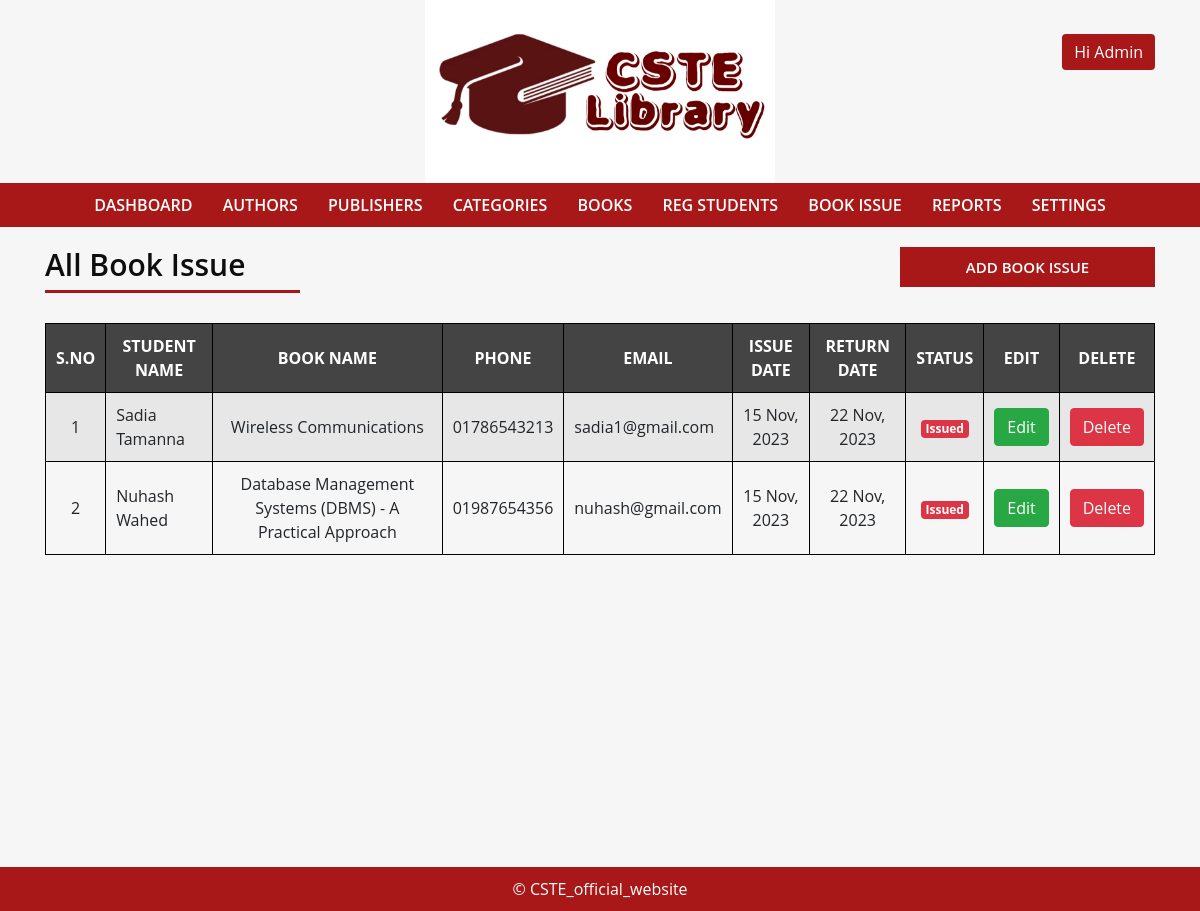
Screenshot of /book-issue.php (signed in) with the database file from the repository.
### tables this page shows
CREATE TABLE `book_issue` (
  `issue_id` int(11) NOT NULL,
  `issue_status` varchar(30) NOT NULL,
  `issue_name` varchar(40) NOT NULL,
  `issue_book` varchar(50) NOT NULL,
  `issue_date` varchar(15) NOT NULL,
  `return_day` int(11) NOT NULL DEFAULT 7,
  `return_date` varchar(15) NOT NULL
);

CREATE TABLE `student` (
  `student_id` int(11) NOT NULL,
  `student_name` varchar(30) NOT NULL,
  `student_gender` varchar(7) NOT NULL,
  `student_age` int(11) NOT NULL,
  `student_class` varchar(20) NOT NULL,
  `student_address` int(11) NOT NULL,
  `student_phone` varchar(11) NOT NULL,
  `student_email` varchar(50) NOT NULL
);

CREATE TABLE `book` (
  `book_id` int(11) NOT NULL,
  `book_status` varchar(20) NOT NULL,
  `book_name` varchar(60) NOT NULL,
  `book_category` varchar(30) NOT NULL,
  `book_author` varchar(100) NOT NULL,
  `book_publisher` varchar(40) NOT NULL
);

### config.php (called while the page is built, shortened)
<?php
$limit = 5;
?>

### book-issue.php (the view, shortened to what this page needs)
<?php include "header.php" ?>
<div id="admin-content">
    <div class="container">
      <div class="row">
          <div class="col-md-3">
              <h2 class="admin-heading">All Book Issue</h2>
          </div>
          <div class="offset-md-6 col-md-3">
              <a class="add-new" href="add-book-issue.php">Add Book Issue</a>
          </div>
      </div>
      <div class="row">
        <div class="col-md-12">
        <?php
        if(isset($_GET['page'])){
          $page = $_GET['page'];
        }else{
          $page = 1;
        }
        $offset = ($page - 1) * $limit;
        $sql = "SELECT book_issue.issue_id,book_issue.issue_status,book_issue.issue_name,book_issue.issue_book,
                book_issue.issue_date,book_issue.return_date,student.student_id,student.student_phone,student.student_email,student.student_name,book.book_name FROM book_issue
                LEFT JOIN student ON book_issue.issue_name = student.student_id
                LEFT JOIN book ON book_issue.issue_book = book.book_id
                ORDER BY book_issue.issue_id DESC LIMIT {$offset}, {$limit}";
        $result = mysqli_query($conn, $sql) or die("SQL query failed."); ?>
          <table class="content-table">
              <thead>
                <th>S.No</th>
                <th>Student Name</th>
                <th>Book Name</th>
                <th>Phone</th>
                <th>Email</th>
                <th>Issue Date</th>
                <th>Return Date</th>
                <th>Status</th>
                <th>Edit</th>
                <th>Delete</th>
              </thead>
              <tbody>
                <?php if(mysqli_num_rows($result) > 0){
                $serial = $offset + 1;
                while($row = mysqli_fetch_assoc($result)) {
                  if((date('Y-m-d') > $row['return_date']) && $row['issue_status'] == "N"){
                  $over = 'style="background:rgba(255,0,0,0.2)"';
                  }else{ $over = ''; } ?>
                <tr <?php echo $over; ?>>
                  <td><?php echo $serial; ?></td>
                  <td><?php echo $row['student_name']; ?></td>
                  <td><?php echo $row['book_name']; ?></td>
                  <td><?php echo $row['student_phone']; ?></td>
                  <td><?php echo $row['student_email']; ?></td>
                  <td><?php echo date('d M, Y',strtotime($row['issue_date'])); ?></td>
                  <td><?php echo date('d M, Y',strtotime($row['return_date'])); ?></td>
                  <td>
                  <?php if($row['issue_status'] == 'Y'){
                    echo "<span class='badge badge-success'>Returned</span>";
                  }else{
                    echo "<span class='badge badge-danger'>Issued</span>";
                  } ?>
                  </td>
                  <td class="edit">
                    <a href="update-issue-book.php?iid=<?php echo $row['issue_id']; ?>"  class="btn btn-success">Edit</a>
                  </td>
                  <td class="delete">
                    <a href="delete-issue-book.php?iid=<?php echo $row['issue_id']; ?>" class="btn btn-danger">Delete</a>
                  </td>
                </tr>
                <?php
                    $serial++;
                  }
                }else{ ?>
                  <tr>
                    <td colspan="10">No Books Issued</td>
                  </tr>
                <?php } ?>
              </tbody>
          </table>
        </div>
      </div>
    </div>
</div>
<?php include "footer.php" ?>

### css/style.css (style rules this page uses)
body { background: #F6F6F6; font-family: 'Open Sans', sans-serif; }
a, a:hover, a:focus { text-decoration: none; outline: none; }
#admin-content { min-height: 80vh; padding: 20px 0 40px; }
#admin-content .admin-heading { color: #0E0E0E; font-size: 30px; font-weight: 600; margin: 0 0 40px; position: relative; }
#admin-content .admin-heading:after { content : ""; background: #A00000; width: 100%; height: 3px; opacity: 0.9; position: absolute; left: 0; bottom: -10px; }
#admin-content .add-new { background: #A00000; color: #fff; font-size: 15px; font-weight: 600; text-align: center; text-transform: uppercase; border: 2px solid transparent; padding: 7px 15px; display: block; opacity: 0.9; transition: all 0.3s; }
#admin-content .content-table { width: 100%; margin: 0 0 20px; }
#admin-content .content-table thead { background: #444; color: #fff; }
#admin-content .content-table th { text-align: center; text-transform: uppercase; border: 1px solid #000; padding: 10px; }
#admin-content .content-table tbody tr:nth-child(odd) { background: #e7e7e7; }
#admin-content .content-table tbody tr:nth-child(even) { background: transparent; }
#admin-content .content-table tbody td { text-align: center; border: 1px solid #000; padding: 10px; }
#admin-content .content-table tbody td:nth-child(2), #admin-content .content-table tbody td:nth-child(5) { text-align: left; }

### rows the page displays
book_issue: student.student_name "Sadia Tamanna", book.book_name "Wireless Communications", student.student_phone "01786543213", student.student_email "sadia1@gmail.com", issue_date "15 Nov, 2023", return_date "22 Nov, 2023", issue_status "Issued"
book_issue: student.student_name "Nuhash Wahed", book.book_name "Database Management Systems (DBMS) - A Practical Approach", student.student_phone "01987654356", student.student_email "nuhash@gmail.com", issue_date "15 Nov, 2023", return_date "22 Nov, 2023", issue_status "Issued"
